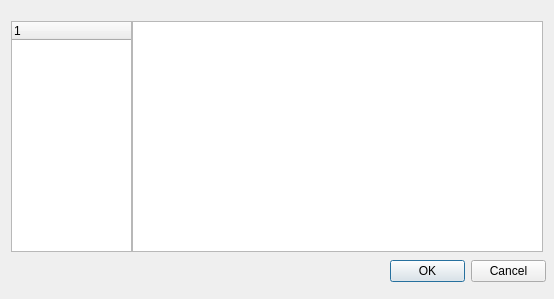
<?xml version="1.0" encoding="UTF-8"?>
<ui version="4.0">
 <class>RowGenerator</class>
 <widget class="QDialog" name="RowGenerator">
  <property name="geometry">
   <rect>
    <x>0</x>
    <y>0</y>
    <width>554</width>
    <height>299</height>
   </rect>
  </property>
  <property name="windowTitle">
   <string>Dialog</string>
  </property>
  <widget class="QDialogButtonBox" name="buttonBox">
   <property name="geometry">
    <rect>
     <x>390</x>
     <y>260</y>
     <width>156</width>
     <height>23</height>
    </rect>
   </property>
   <property name="orientation">
    <enum>Qt::Horizontal</enum>
   </property>
   <property name="standardButtons">
    <set>QDialogButtonBox::Cancel|QDialogButtonBox::Ok</set>
   </property>
  </widget>
  <widget class="QListWidget" name="listWidget">
   <property name="geometry">
    <rect>
     <x>132</x>
     <y>21</y>
     <width>411</width>
     <height>231</height>
    </rect>
   </property>
  </widget>
  <widget class="QTreeWidget" name="treeWidget">
   <property name="geometry">
    <rect>
     <x>11</x>
     <y>21</y>
     <width>121</width>
     <height>231</height>
    </rect>
   </property>
  </widget>
 </widget>
 <resources/>
 <connections>
  <connection>
   <sender>buttonBox</sender>
   <signal>accepted()</signal>
   <receiver>RowGenerator</receiver>
   <slot>accept()</slot>
   <hints>
    <hint type="sourcelabel">
     <x>248</x>
     <y>254</y>
    </hint>
    <hint type="destinationlabel">
     <x>157</x>
     <y>274</y>
    </hint>
   </hints>
  </connection>
  <connection>
   <sender>buttonBox</sender>
   <signal>rejected()</signal>
   <receiver>RowGenerator</receiver>
   <slot>reject()</slot>
   <hints>
    <hint type="sourcelabel">
     <x>316</x>
     <y>260</y>
    </hint>
    <hint type="destinationlabel">
     <x>286</x>
     <y>274</y>
    </hint>
   </hints>
  </connection>
 </connections>
</ui>
